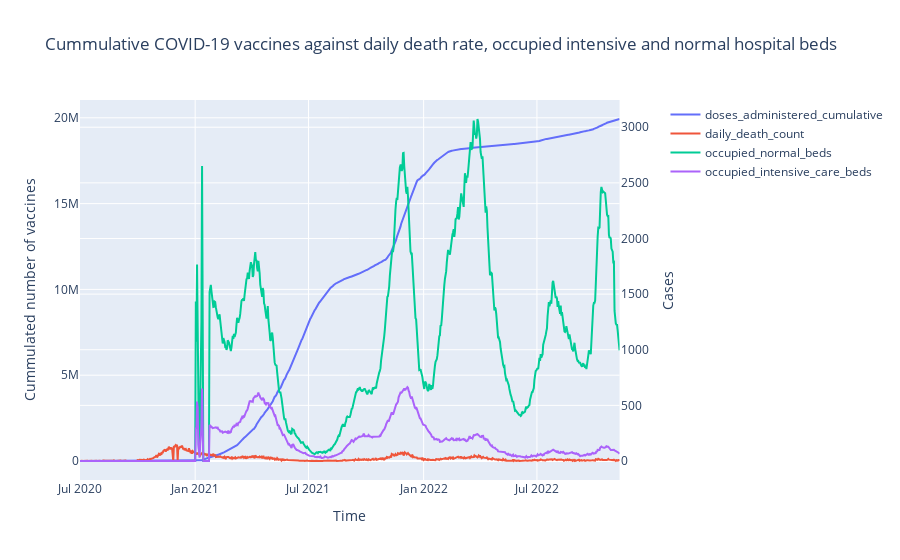

The cell this chart's notebook holds for it:
### Code cell
# Create figure with secondary y-axis
fig = make_subplots(specs=[[{"secondary_y": True}]])

# Add traces
fig.add_trace(
    go.Scatter(x=final_edited.index, y=final_edited['doses_administered_cumulative'], name="doses_administered_cumulative"),
    secondary_y=False,
)

fig.add_trace(
    go.Scatter(x=final_edited.index, y=final_edited['daily_death_count'], name="daily_death_count"),
    secondary_y=True,
)


fig.add_trace(
    go.Scatter(x=final_edited.index, y=final_edited['occupied_normal_beds'], name="occupied_normal_beds"),
    secondary_y=True,
)

fig.add_trace(
    go.Scatter(x=final_edited.index, y=final_edited['occupied_intensive_care_beds'], name="occupied_intensive_care_beds"),
    secondary_y=True,
)


# Add figure title
fig.update_layout(
    title_text="Cummulative COVID-19 vaccines against daily death rate, occupied intensive and normal hospital beds")

# Set x-axis title
fig.update_xaxes(title_text="Time")

# Set y-axes titles
fig.update_yaxes(title_text="Cummulated number of vaccines", secondary_y=False)
fig.update_yaxes(title_text="Cases", secondary_y=True)

fig.show()

### Figure 1 — Plotly figure (JSON) as saved in the notebook; plotly's stock layout.template omitted (floating-point values rounded to 4 significant figures; data arrays with more than 128 entries replaced by an {"elided": "..."} marker saying what was removed)
{"data": [{"name": "doses_administered_cumulative", "type": "scatter", "x": {"elided": "863 str values"}, "xaxis": "x", "y": {"elided": "863 int values"}, "yaxis": "y"}, {"name": "daily_death_count", "type": "scatter", "x": {"elided": "863 str values"}, "xaxis": "x", "y": {"elided": "863 int values"}, "yaxis": "y2"}, {"name": "occupied_normal_beds", "type": "scatter", "x": {"elided": "863 str values"}, "xaxis": "x", "y": {"elided": "863 int values"}, "yaxis": "y2"}, {"name": "occupied_intensive_care_beds", "type": "scatter", "x": {"elided": "863 str values"}, "xaxis": "x", "y": {"elided": "863 int values"}, "yaxis": "y2"}], "layout": {"title": {"text": "Cummulative COVID-19 vaccines against daily death rate, occupied intensive and normal hospital beds "}, "xaxis": {"anchor": "y", "domain": [0, 0.94], "title": {"text": "Time"}}, "yaxis": {"anchor": "x", "domain": [0, 1], "title": {"text": "Cummulated number of vaccines"}}, "yaxis2": {"anchor": "x", "overlaying": "y", "side": "right", "title": {"text": "Cases"}}}}
